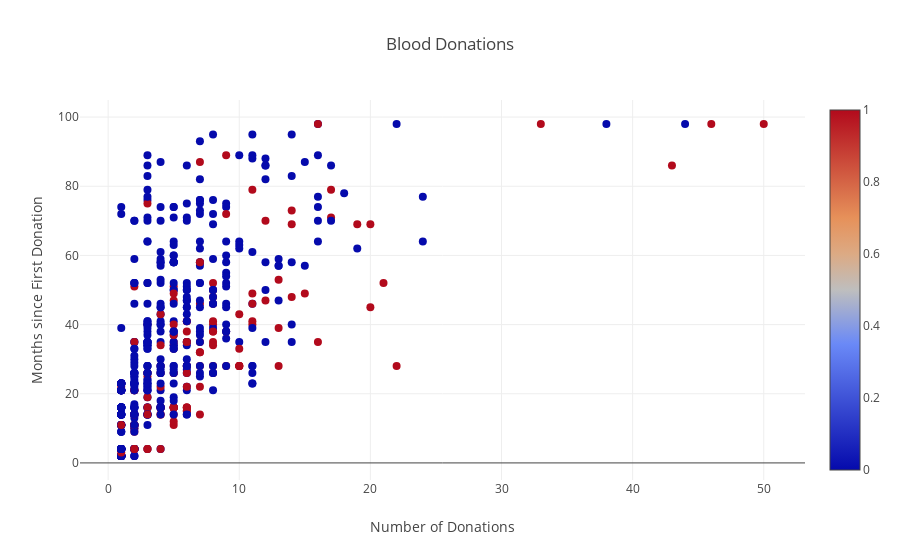

The cell this chart's notebook holds for it:
### Code cell
scatterPlot('Number of Donations', 'Months since First Donation')

### Figure 1 — Plotly figure (JSON) as saved in the notebook; plotly's stock layout.template omitted (floating-point values rounded to 4 significant figures; data arrays with more than 128 entries replaced by an {"elided": "..."} marker saying what was removed)
{"data": [{"marker": {"color": {"elided": "576 int values"}, "colorscale": "RdBu", "showscale": true, "size": "8"}, "mode": "markers", "type": "scatter", "x": {"elided": "576 int values"}, "y": {"elided": "576 int values"}}], "layout": {"hovermode": "closest", "showlegend": false, "title": "Blood Donations", "xaxis": {"title": "Number of Donations", "zeroline": false}, "yaxis": {"title": "Months since First Donation"}}}
